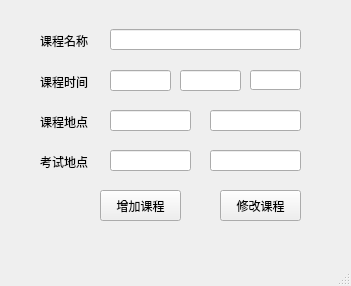
<?xml version="1.0" encoding="UTF-8"?>
<ui version="4.0">
 <class>manager_window</class>
 <widget class="QMainWindow" name="manager_window">
  <property name="geometry">
   <rect>
    <x>0</x>
    <y>0</y>
    <width>351</width>
    <height>286</height>
   </rect>
  </property>
  <property name="windowTitle">
   <string>MainWindow</string>
  </property>
  <widget class="QWidget" name="centralwidget">
   <widget class="QLineEdit" name="name">
    <property name="geometry">
     <rect>
      <x>110</x>
      <y>29</y>
      <width>191</width>
      <height>21</height>
     </rect>
    </property>
   </widget>
   <widget class="QLabel" name="label">
    <property name="geometry">
     <rect>
      <x>40</x>
      <y>30</y>
      <width>71</width>
      <height>21</height>
     </rect>
    </property>
    <property name="text">
     <string>课程名称</string>
    </property>
   </widget>
   <widget class="QLabel" name="label_2">
    <property name="geometry">
     <rect>
      <x>40</x>
      <y>71</y>
      <width>71</width>
      <height>21</height>
     </rect>
    </property>
    <property name="text">
     <string>课程时间</string>
    </property>
   </widget>
   <widget class="QLabel" name="label_3">
    <property name="geometry">
     <rect>
      <x>40</x>
      <y>111</y>
      <width>71</width>
      <height>21</height>
     </rect>
    </property>
    <property name="text">
     <string>课程地点</string>
    </property>
   </widget>
   <widget class="QLineEdit" name="site">
    <property name="geometry">
     <rect>
      <x>110</x>
      <y>110</y>
      <width>81</width>
      <height>21</height>
     </rect>
    </property>
   </widget>
   <widget class="QLineEdit" name="room">
    <property name="geometry">
     <rect>
      <x>210</x>
      <y>110</y>
      <width>91</width>
      <height>21</height>
     </rect>
    </property>
   </widget>
   <widget class="QLineEdit" name="exam_room">
    <property name="geometry">
     <rect>
      <x>210</x>
      <y>150</y>
      <width>91</width>
      <height>21</height>
     </rect>
    </property>
   </widget>
   <widget class="QLabel" name="label_4">
    <property name="geometry">
     <rect>
      <x>40</x>
      <y>151</y>
      <width>71</width>
      <height>21</height>
     </rect>
    </property>
    <property name="text">
     <string>考试地点</string>
    </property>
   </widget>
   <widget class="QLineEdit" name="exam_site">
    <property name="geometry">
     <rect>
      <x>110</x>
      <y>150</y>
      <width>81</width>
      <height>21</height>
     </rect>
    </property>
   </widget>
   <widget class="QPushButton" name="add_button">
    <property name="geometry">
     <rect>
      <x>100</x>
      <y>190</y>
      <width>81</width>
      <height>31</height>
     </rect>
    </property>
    <property name="text">
     <string>增加课程</string>
    </property>
   </widget>
   <widget class="QPushButton" name="modify_button">
    <property name="geometry">
     <rect>
      <x>220</x>
      <y>190</y>
      <width>81</width>
      <height>31</height>
     </rect>
    </property>
    <property name="text">
     <string>修改课程</string>
    </property>
   </widget>
   <widget class="QLineEdit" name="time">
    <property name="geometry">
     <rect>
      <x>180</x>
      <y>70</y>
      <width>61</width>
      <height>21</height>
     </rect>
    </property>
   </widget>
   <widget class="QLineEdit" name="day">
    <property name="geometry">
     <rect>
      <x>110</x>
      <y>70</y>
      <width>61</width>
      <height>21</height>
     </rect>
    </property>
   </widget>
   <widget class="QLineEdit" name="num">
    <property name="geometry">
     <rect>
      <x>250</x>
      <y>70</y>
      <width>51</width>
      <height>20</height>
     </rect>
    </property>
   </widget>
  </widget>
  <widget class="QMenuBar" name="menubar">
   <property name="geometry">
    <rect>
     <x>0</x>
     <y>0</y>
     <width>351</width>
     <height>23</height>
    </rect>
   </property>
  </widget>
  <widget class="QStatusBar" name="statusbar"/>
 </widget>
 <resources/>
 <connections/>
</ui>
